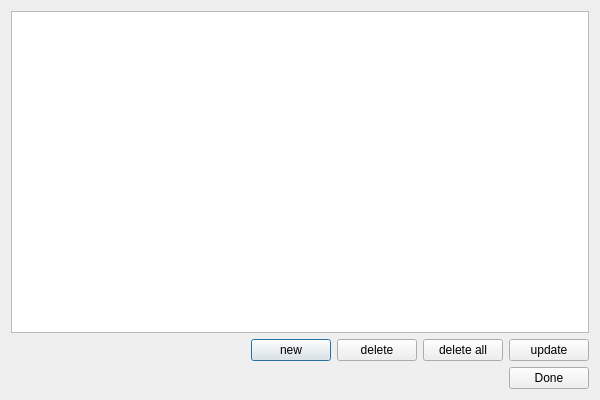
<?xml version="1.0" encoding="UTF-8"?>
<ui version="4.0">
 <class>DBInput</class>
 <widget class="QDialog" name="DBInput">
  <property name="geometry">
   <rect>
    <x>0</x>
    <y>0</y>
    <width>600</width>
    <height>400</height>
   </rect>
  </property>
  <property name="sizePolicy">
   <sizepolicy hsizetype="Expanding" vsizetype="Preferred">
    <horstretch>0</horstretch>
    <verstretch>0</verstretch>
   </sizepolicy>
  </property>
  <property name="minimumSize">
   <size>
    <width>600</width>
    <height>400</height>
   </size>
  </property>
  <property name="windowTitle">
   <string>Teams settings</string>
  </property>
  <layout class="QGridLayout" name="gridLayout">
   <item row="2" column="0">
    <layout class="QHBoxLayout" name="horizontalLayout">
     <item>
      <spacer name="horizontalSpacer">
       <property name="orientation">
        <enum>Qt::Horizontal</enum>
       </property>
       <property name="sizeHint" stdset="0">
        <size>
         <width>40</width>
         <height>20</height>
        </size>
       </property>
      </spacer>
     </item>
     <item>
      <widget class="QPushButton" name="dbNew">
       <property name="text">
        <string>new</string>
       </property>
      </widget>
     </item>
     <item>
      <widget class="QPushButton" name="dbDelete">
       <property name="text">
        <string>delete</string>
       </property>
      </widget>
     </item>
     <item>
      <widget class="QPushButton" name="dbDeleteAll">
       <property name="text">
        <string>delete all</string>
       </property>
      </widget>
     </item>
     <item>
      <widget class="QPushButton" name="dbUpdate">
       <property name="text">
        <string>update</string>
       </property>
      </widget>
     </item>
    </layout>
   </item>
   <item row="1" column="0">
    <layout class="QHBoxLayout" name="horizontalLayout_2">
     <property name="sizeConstraint">
      <enum>QLayout::SetMinimumSize</enum>
     </property>
     <item>
      <widget class="QTableView" name="tableView">
       <property name="sizePolicy">
        <sizepolicy hsizetype="Expanding" vsizetype="Expanding">
         <horstretch>0</horstretch>
         <verstretch>0</verstretch>
        </sizepolicy>
       </property>
       <property name="minimumSize">
        <size>
         <width>0</width>
         <height>0</height>
        </size>
       </property>
       <property name="sizeIncrement">
        <size>
         <width>0</width>
         <height>0</height>
        </size>
       </property>
       <property name="toolTip">
        <string/>
       </property>
       <property name="whatsThis">
        <string/>
       </property>
       <property name="sizeAdjustPolicy">
        <enum>QAbstractScrollArea::AdjustToContentsOnFirstShow</enum>
       </property>
       <property name="editTriggers">
        <set>QAbstractItemView::AnyKeyPressed|QAbstractItemView::CurrentChanged|QAbstractItemView::DoubleClicked|QAbstractItemView::EditKeyPressed</set>
       </property>
       <property name="defaultDropAction">
        <enum>Qt::CopyAction</enum>
       </property>
       <property name="alternatingRowColors">
        <bool>true</bool>
       </property>
       <property name="selectionMode">
        <enum>QAbstractItemView::SingleSelection</enum>
       </property>
       <property name="wordWrap">
        <bool>false</bool>
       </property>
       <attribute name="horizontalHeaderCascadingSectionResizes">
        <bool>false</bool>
       </attribute>
       <attribute name="horizontalHeaderDefaultSectionSize">
        <number>400</number>
       </attribute>
       <attribute name="horizontalHeaderMinimumSectionSize">
        <number>400</number>
       </attribute>
       <attribute name="horizontalHeaderShowSortIndicator" stdset="0">
        <bool>false</bool>
       </attribute>
       <attribute name="horizontalHeaderStretchLastSection">
        <bool>true</bool>
       </attribute>
       <attribute name="verticalHeaderCascadingSectionResizes">
        <bool>true</bool>
       </attribute>
       <attribute name="verticalHeaderDefaultSectionSize">
        <number>30</number>
       </attribute>
       <attribute name="verticalHeaderMinimumSectionSize">
        <number>30</number>
       </attribute>
       <attribute name="verticalHeaderShowSortIndicator" stdset="0">
        <bool>false</bool>
       </attribute>
       <attribute name="verticalHeaderStretchLastSection">
        <bool>false</bool>
       </attribute>
      </widget>
     </item>
    </layout>
   </item>
   <item row="4" column="0">
    <layout class="QHBoxLayout" name="horizontalLayout_3">
     <item>
      <spacer name="horizontalSpacer_2">
       <property name="orientation">
        <enum>Qt::Horizontal</enum>
       </property>
       <property name="sizeHint" stdset="0">
        <size>
         <width>40</width>
         <height>20</height>
        </size>
       </property>
      </spacer>
     </item>
     <item>
      <widget class="QPushButton" name="dbDone">
       <property name="text">
        <string>Done</string>
       </property>
      </widget>
     </item>
    </layout>
   </item>
  </layout>
 </widget>
 <resources/>
 <connections/>
</ui>
